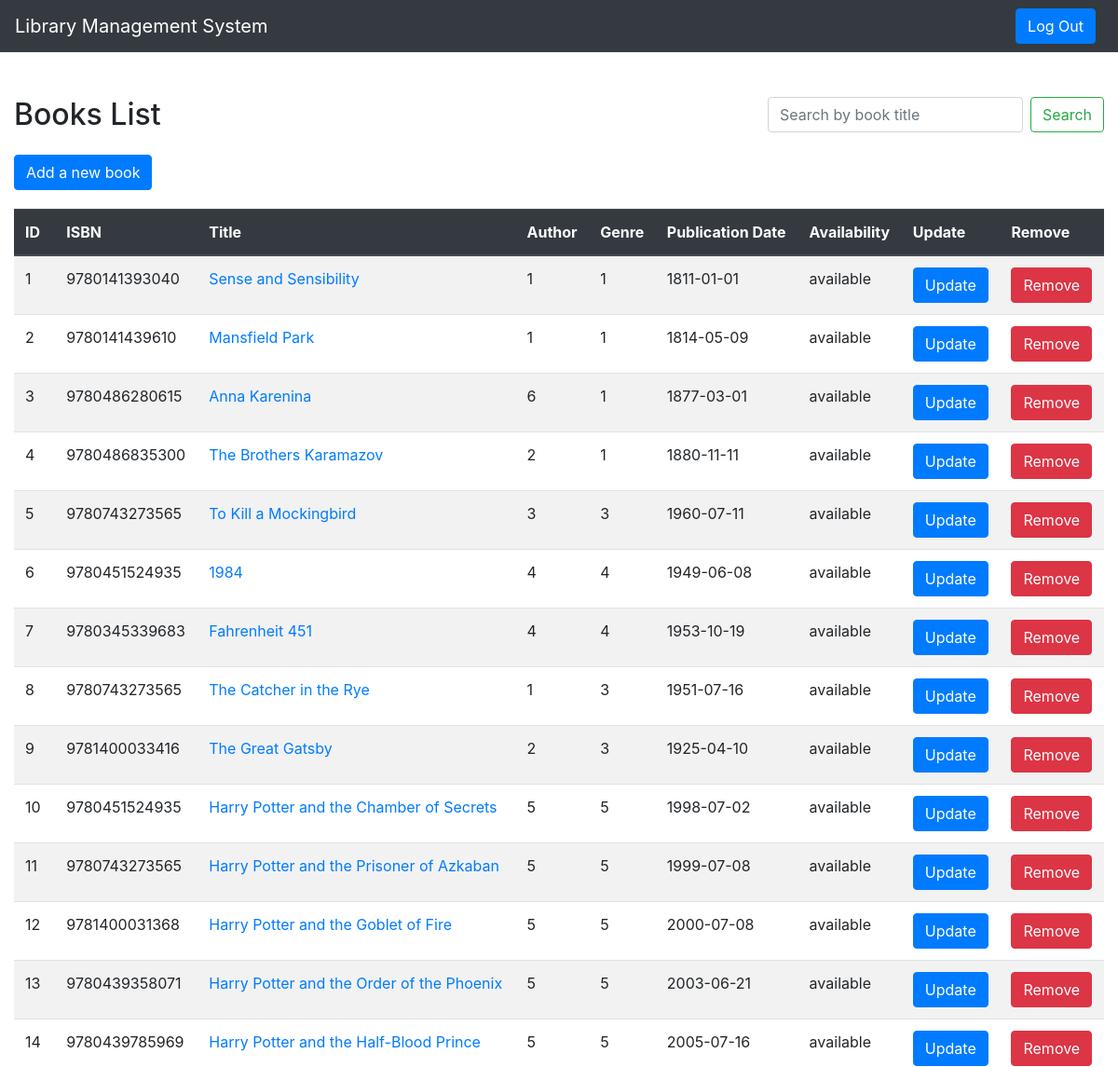
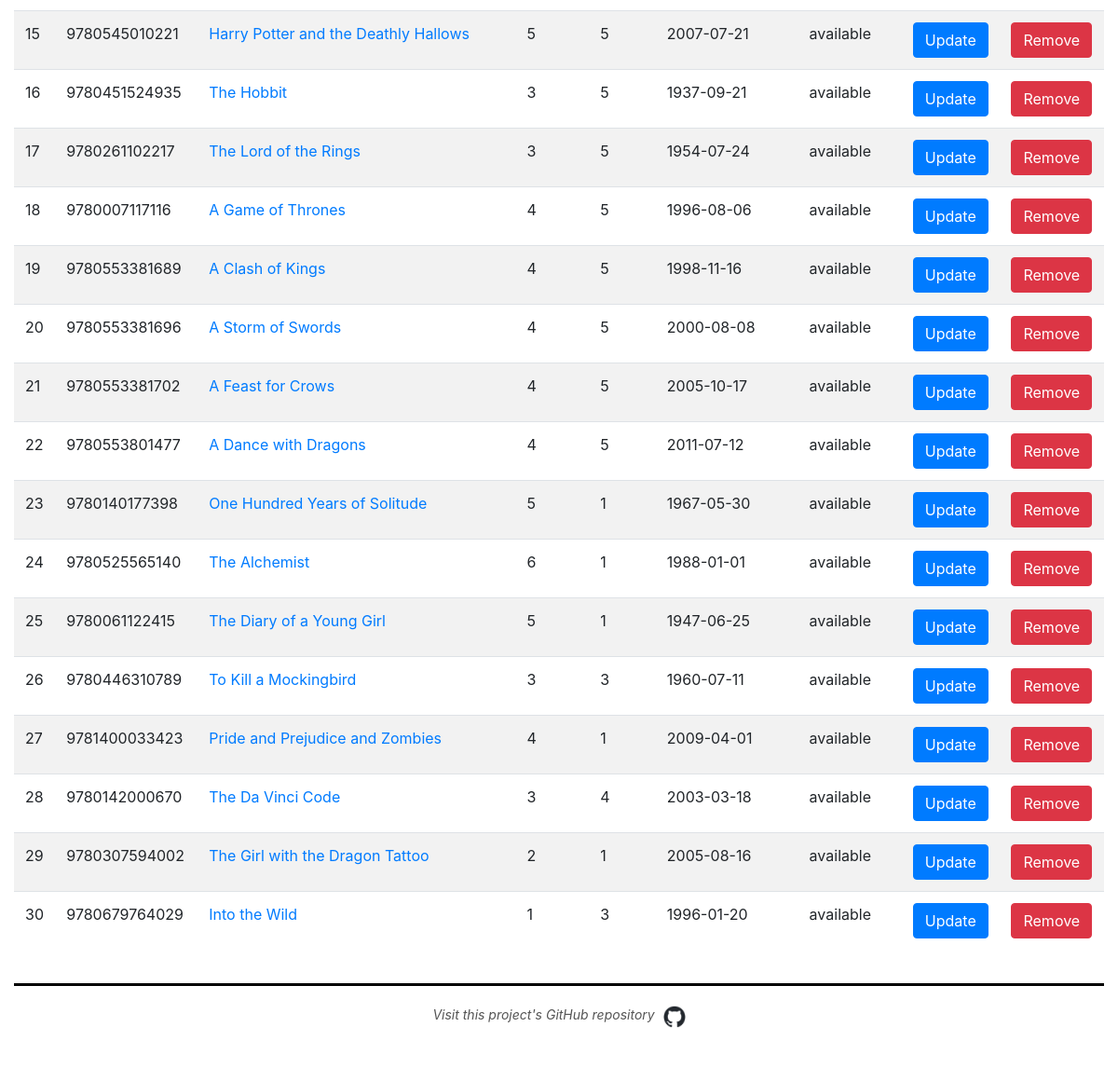
The app's page /books/book_search.php (signed in) with its own data (2 pictures, top to bottom).
### tables this page shows
CREATE TABLE `books` (
  `book_id` int(11) NOT NULL,
  `isbn` varchar(20) NOT NULL,
  `title` varchar(255) NOT NULL,
  `author_id` int(11) NOT NULL,
  `genre_id` int(11) NOT NULL,
  `publication_date` date DEFAULT NULL,
  `availability_status` enum('available','borrowed','reserved') DEFAULT 'available'
);

### books/update_remove_modals.php (the view, shortened to what this page needs)
<?php
$result = $conn->query($sql);
if ($result->num_rows > 0) {
    while($row = $result->fetch_assoc()) {
        echo "<tr>";
        echo "<td>".$row["book_id"]."</td>";
        echo "<td>".$row["isbn"]."</td>";
        echo "<td><a href='book_details.php?book_id=".$row["book_id"]."'>".$row["title"]."</a></td>";
        echo "<td>".$row["author_id"]."</td>";
        echo "<td>".$row["genre_id"]."</td>";
        echo "<td>".$row["publication_date"]."</td>";
        echo "<td>".$row["availability_status"]."</td>";
        echo "<td><button type='button' class='btn btn-primary' data-toggle='modal' data-target='#updateBookModal".$row["book_id"]."'>Update</button></td>";
        echo "<td><button type='button' class='btn btn-danger' data-toggle='modal' data-target='#removeBookModal".$row["book_id"]."'>Remove</button></td>";
        echo "</tr>";
    }
} else {
    echo "<tr><td colspan='9'>No books found.</td></tr>";
}
?>

### records on screen
books: book_id "1", isbn "9780141393040", title "Sense and Sensibility", author "1", genre "1", publication_date "1811-01-01", availability_status "available"
books: book_id "2", isbn "9780141439610", title "Mansfield Park", author "1", genre "1", publication_date "1814-05-09", availability_status "available"
books: book_id "3", isbn "9780486280615", title "Anna Karenina", author "6", genre "1", publication_date "1877-03-01", availability_status "available"
books: book_id "4", isbn "9780486835300", title "The Brothers Karamazov", author "2", genre "1", publication_date "1880-11-11", availability_status "available"
books: book_id "5", isbn "9780743273565", title "To Kill a Mockingbird", author "3", genre "3", publication_date "1960-07-11", availability_status "available"
books: book_id "6", isbn "9780451524935", title "1984", author "4", genre "4", publication_date "1949-06-08", availability_status "available"
books: book_id "7", isbn "9780345339683", title "Fahrenheit 451", author "4", genre "4", publication_date "1953-10-19", availability_status "available"
books: book_id "8", isbn "9780743273565", title "The Catcher in the Rye", author "1", genre "3", publication_date "1951-07-16", availability_status "available"
books: book_id "9", isbn "9781400033416", title "The Great Gatsby", author "2", genre "3", publication_date "1925-04-10", availability_status "available"
books: book_id "10", isbn "9780451524935", title "Harry Potter and the Chamber of Secrets", author "5", genre "5", publication_date "1998-07-02", availability_status "available"
books: book_id "11", isbn "9780743273565", title "Harry Potter and the Prisoner of Azkaban", author "5", genre "5", publication_date "1999-07-08", availability_status "available"
books: book_id "12", isbn "9781400031368", title "Harry Potter and the Goblet of Fire", author "5", genre "5", publication_date "2000-07-08", availability_status "available"
books: book_id "13", isbn "9780439358071", title "Harry Potter and the Order of the Phoenix", author "5", genre "5", publication_date "2003-06-21", availability_status "available"
books: book_id "14", isbn "9780439785969", title "Harry Potter and the Half-Blood Prince", author "5", genre "5", publication_date "2005-07-16", availability_status "available"
books: book_id "15", isbn "9780545010221", title "Harry Potter and the Deathly Hallows", author "5", genre "5", publication_date "2007-07-21", availability_status "available"
books: book_id "16", isbn "9780451524935", title "The Hobbit", author "3", genre "5", publication_date "1937-09-21", availability_status "available"
books: book_id "17", isbn "9780261102217", title "The Lord of the Rings", author "3", genre "5", publication_date "1954-07-24", availability_status "available"
books: book_id "18", isbn "9780007117116", title "A Game of Thrones", author "4", genre "5", publication_date "1996-08-06", availability_status "available"
books: book_id "19", isbn "9780553381689", title "A Clash of Kings", author "4", genre "5", publication_date "1998-11-16", availability_status "available"
books: book_id "20", isbn "9780553381696", title "A Storm of Swords", author "4", genre "5", publication_date "2000-08-08", availability_status "available"
books: book_id "21", isbn "9780553381702", title "A Feast for Crows", author "4", genre "5", publication_date "2005-10-17", availability_status "available"
books: book_id "22", isbn "9780553801477", title "A Dance with Dragons", author "4", genre "5", publication_date "2011-07-12", availability_status "available"
books: book_id "23", isbn "9780140177398", title "One Hundred Years of Solitude", author "5", genre "1", publication_date "1967-05-30", availability_status "available"
books: book_id "24", isbn "9780525565140", title "The Alchemist", author "6", genre "1", publication_date "1988-01-01", availability_status "available"
books: book_id "25", isbn "9780061122415", title "The Diary of a Young Girl", author "5", genre "1", publication_date "1947-06-25", availability_status "available"
books: book_id "26", isbn "9780446310789", title "To Kill a Mockingbird", author "3", genre "3", publication_date "1960-07-11", availability_status "available"
books: book_id "27", isbn "9781400033423", title "Pride and Prejudice and Zombies", author "4", genre "1", publication_date "2009-04-01", availability_status "available"
books: book_id "28", isbn "9780142000670", title "The Da Vinci Code", author "3", genre "4", publication_date "2003-03-18", availability_status "available"
books: book_id "29", isbn "9780307594002", title "The Girl with the Dragon Tattoo", author "2", genre "1", publication_date "2005-08-16", availability_status "available"
books: book_id "30", isbn "9780679764029", title "Into the Wild", author "1", genre "3", publication_date "1996-01-20", availability_status "available"
